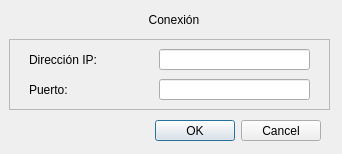
<?xml version="1.0" encoding="UTF-8"?>
<ui version="4.0">
 <class>ConexionDialog</class>
 <widget class="QDialog" name="ConexionDialog">
  <property name="geometry">
   <rect>
    <x>0</x>
    <y>0</y>
    <width>342</width>
    <height>154</height>
   </rect>
  </property>
  <property name="windowTitle">
   <string>Dialog</string>
  </property>
  <widget class="QDialogButtonBox" name="botones">
   <property name="geometry">
    <rect>
     <x>20</x>
     <y>120</y>
     <width>301</width>
     <height>21</height>
    </rect>
   </property>
   <property name="orientation">
    <enum>Qt::Horizontal</enum>
   </property>
   <property name="standardButtons">
    <set>QDialogButtonBox::Cancel|QDialogButtonBox::Ok</set>
   </property>
  </widget>
  <widget class="QLabel" name="conexion_label">
   <property name="geometry">
    <rect>
     <x>140</x>
     <y>10</y>
     <width>68</width>
     <height>19</height>
    </rect>
   </property>
   <property name="text">
    <string>Conexión</string>
   </property>
   <property name="alignment">
    <set>Qt::AlignCenter</set>
   </property>
  </widget>
  <widget class="QFrame" name="caja">
   <property name="geometry">
    <rect>
     <x>9</x>
     <y>39</y>
     <width>321</width>
     <height>71</height>
    </rect>
   </property>
   <property name="frameShape">
    <enum>QFrame::StyledPanel</enum>
   </property>
   <property name="frameShadow">
    <enum>QFrame::Raised</enum>
   </property>
   <widget class="QLabel" name="ip_label">
    <property name="geometry">
     <rect>
      <x>20</x>
      <y>10</y>
      <width>111</width>
      <height>21</height>
     </rect>
    </property>
    <property name="text">
     <string>Dirección IP: </string>
    </property>
   </widget>
   <widget class="QLabel" name="puerto_label">
    <property name="geometry">
     <rect>
      <x>20</x>
      <y>40</y>
      <width>111</width>
      <height>21</height>
     </rect>
    </property>
    <property name="text">
     <string>Puerto:</string>
    </property>
   </widget>
   <widget class="QLineEdit" name="ip">
    <property name="geometry">
     <rect>
      <x>150</x>
      <y>10</y>
      <width>151</width>
      <height>21</height>
     </rect>
    </property>
   </widget>
   <widget class="QLineEdit" name="puerto">
    <property name="geometry">
     <rect>
      <x>150</x>
      <y>40</y>
      <width>151</width>
      <height>21</height>
     </rect>
    </property>
   </widget>
  </widget>
 </widget>
 <resources/>
 <connections>
  <connection>
   <sender>botones</sender>
   <signal>accepted()</signal>
   <receiver>ConexionDialog</receiver>
   <slot>accept()</slot>
   <hints>
    <hint type="sourcelabel">
     <x>248</x>
     <y>254</y>
    </hint>
    <hint type="destinationlabel">
     <x>157</x>
     <y>274</y>
    </hint>
   </hints>
  </connection>
  <connection>
   <sender>botones</sender>
   <signal>rejected()</signal>
   <receiver>ConexionDialog</receiver>
   <slot>reject()</slot>
   <hints>
    <hint type="sourcelabel">
     <x>316</x>
     <y>260</y>
    </hint>
    <hint type="destinationlabel">
     <x>286</x>
     <y>274</y>
    </hint>
   </hints>
  </connection>
 </connections>
</ui>
